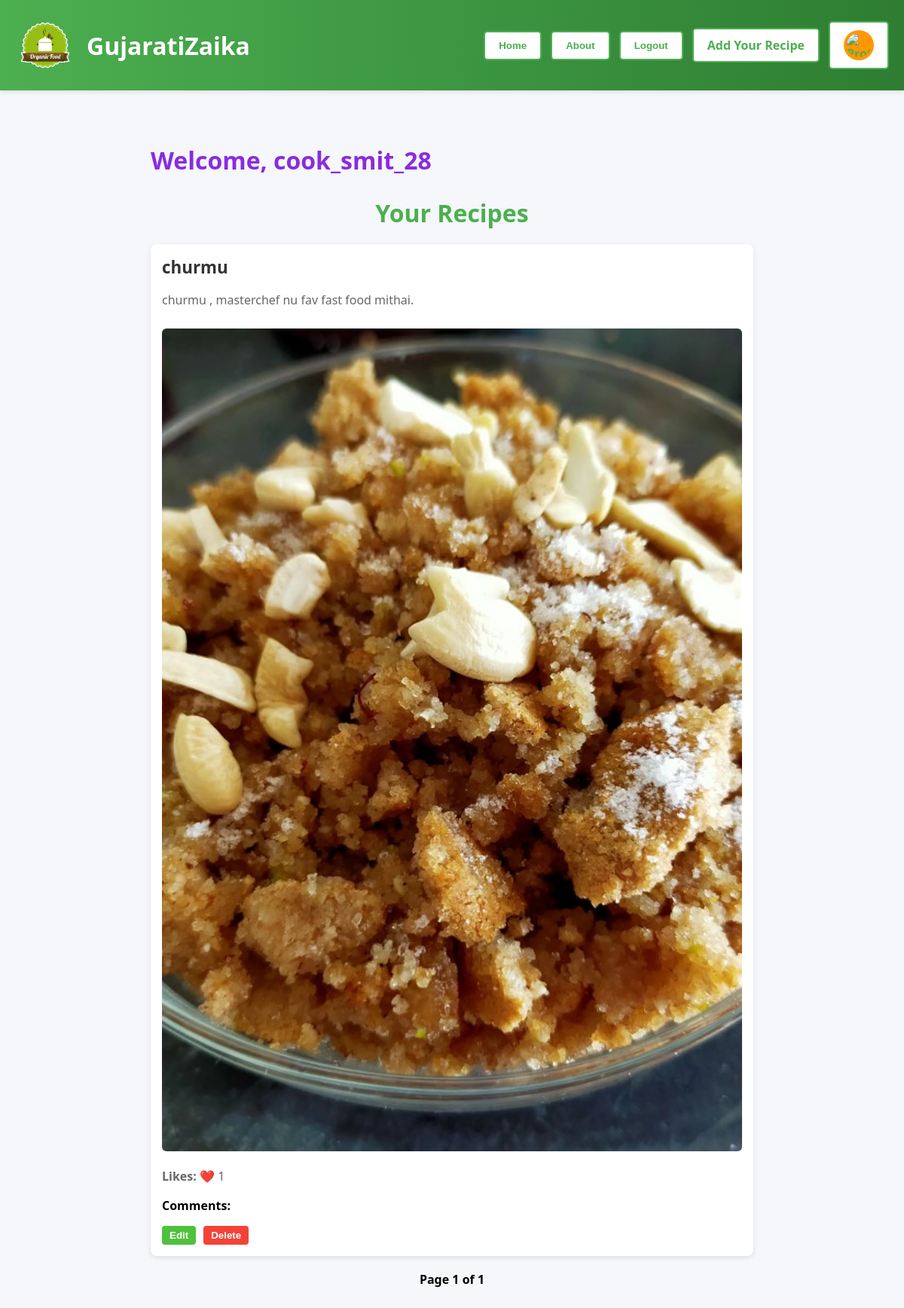
Screenshot of /profile/ (signed in) with the database file from the repository.
### recipeapp/models.py (models this page shows, shortened)
class Recipe(models.Model):
    title = models.CharField(max_length=200)
    description = models.TextField()
    ingredients = models.TextField()
    steps = models.TextField()
    cuisine = models.CharField(max_length=100)
    difficulty = models.CharField(max_length=50, choices=[
        ('Easy', 'Easy'),
        ('Medium', 'Medium'),
        ('Hard', 'Hard')
    ])
    image = models.ImageField(upload_to='recipe_images/')
    author = models.ForeignKey(User, on_delete=models.CASCADE)
    created_at = models.DateTimeField(auto_now_add=True)
    liked_by = models.ManyToManyField(User, related_name='liked_recipes', blank=True)

### recipeapp/views.py (the view)
# urls.py: path('profile/', views.profile_view, name='profile'),
@login_required
def profile_view(request):
    recipes_list = Recipe.objects.filter(author=request.user).order_by('-created_at')
    for recipe in recipes_list:
        recipe.total_likes = recipe.liked_by.count()
    paginator = Paginator(recipes_list, 5)  # Show 5 recipes per page
    page_number = request.GET.get('page')
    recipes = paginator.get_page(page_number)
    return render(request, 'dishes/profile.html', {'recipes': recipes})

### recipeapp/templates/dishes/profile.html (shortened to what this page needs)
{% extends "dishes/base.html" %}
{% block content %}
<div class="profile-container">
    <h1 id="wel">Welcome, {{ request.user.username }}</h1>
    <h2 class="profile-title">Your Recipes</h2>
    {% for recipe in recipes %}
    <div class="recipe-card">
        <h3>{{ recipe.title }}</h3>
        <p>{{ recipe.description|truncatechars:100 }}</p>
        {% if recipe.image %}
        <img src="{{ recipe.image.url }}" alt="{{ recipe.title }}">
        {% endif %}
        <p><strong>Likes:</strong> ❤️ {{ recipe.total_likes }}</p>
        {% if recipe.comments %}
        <div style="margin-top: 10px;">
            <strong>Comments:</strong>
        </div>
        {% else %}
        <p style="color: #888;">No comments yet.</p>
        {% endif %}
        <div class="action-links">
            <form method="post" action="{% url 'edit_dishes' recipe.pk %}" style="display:inline;">
                <button id="edit" type="submit">Edit</button>
            </form>
            <form method="post" action="{% url 'delete_recipe' recipe.pk %}" style="display:inline;">
                <button type="submit">Delete</button>
            </form>
        </div>
    </div>
    {% empty %}
    <p style="text-align:center; color:#777;">You haven't added any recipes yet.</p>
    {% endfor %}
    <div class="pagination">
        <span>Page {{ recipes.number }} of {{ recipes.paginator.num_pages }}</span>
    </div>
</div>
{% endblock %}

### recipeapp/templates/dishes/base.html (style rules this page uses)
body { font-family: 'Segoe UI', Tahoma, Geneva, Verdana, sans-serif; background: #f5f7fa; margin: 0; padding: 0; }

### recipeapp/templates/dishes/profile.html (style rules this page uses)
.profile-container { max-width: 800px; margin: auto; padding: 20px; }
#wel { color: blueviolet; }
.profile-title { text-align: center; color: #4CAF50; font-size: 2em; margin-bottom: 20px; }
.recipe-card { background: #fff; padding: 15px; margin-bottom: 15px; border-radius: 8px; box-shadow: 0 2px 6px rgba(0, 0, 0, 0.1); transition: box-shadow 0.3s ease; }
.recipe-card h3 { margin: 0 0 10px; font-size: 1.4em; color: #333; }
.recipe-card p { color: #666; font-size: 1em; line-height: 1.5; }
.recipe-card img { max-width: 100%; border-radius: 6px; margin-top: 10px; }
.action-links { display: flex; flex-wrap: wrap; gap: 10px; margin-top: 10px; }
.action-links button { background: #f44336; color: #fff; border: none; border-radius: 4px; padding: 5px 10px; cursor: pointer; font-weight: bold; transition: background 0.3s ease; }
#edit { background: #50c13c; color: #fff; border: none; border-radius: 4px; padding: 5px 10px; cursor: pointer; font-weight: bold; transition: background 0.3s ease; }
.pagination { text-align: center; margin-top: 20px; font-weight: 600; }

### rows the page displays
Recipe: title "churmu", description "churmu , masterchef nu fav fast food mithai.", image (picture), total_likes "1", shows "Comments:"

### other values shown
{{ request.user.username }} "cook_smit_28"
{{ recipes.number }} "1"
{{ recipes.paginator.num_pages }} "1"
